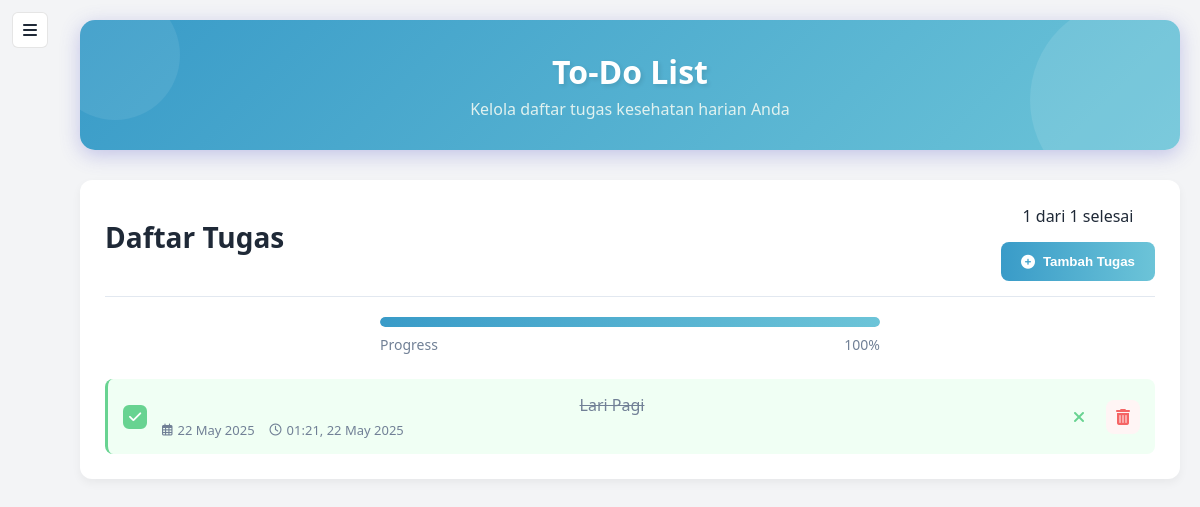
The page /frontend/todolist.php (signed in) on the database its author committed.
### tables this page shows
CREATE TABLE `todos` (
  `todo_id` int(11) NOT NULL,
  `user_id` int(11) NOT NULL,
  `task` varchar(255) NOT NULL,
  `due_date` date DEFAULT NULL,
  `is_done` tinyint(1) NOT NULL DEFAULT 0,
  `created_at` datetime NOT NULL DEFAULT current_timestamp()
);

### frontend/todolist.php (the view, shortened to what this page needs)
<?php
include '../database/db.php';
$username = $_SESSION['username'];
$sql = "SELECT user_id FROM users WHERE username = ?";
$stmt = $conn->prepare($sql);
$stmt->bind_param("s", $username);
$stmt->execute();
$result = $stmt->get_result();
$row = $result->fetch_assoc();
$user_id = $row['user_id'];
$sql = "SELECT * FROM todos WHERE user_id = ? ORDER BY is_done ASC, due_date ASC, created_at DESC";
$stmt = $conn->prepare($sql);
$stmt->bind_param("i", $user_id);
$stmt->execute();
$todos = $stmt->get_result();
$total_tasks = $todos->num_rows;
$sql = "SELECT COUNT(*) as completed FROM todos WHERE user_id = ? AND is_done = 1";
$stmt = $conn->prepare($sql);
$stmt->bind_param("i", $user_id);
$stmt->execute();
$result = $stmt->get_result();
$row = $result->fetch_assoc();
$completed_tasks = $row['completed'];
$progress_percentage = $total_tasks > 0 ? round(($completed_tasks / $total_tasks) * 100) : 0;
?>
<!DOCTYPE html>
<html lang="id">
<head>
  <link rel="stylesheet" href="css/style.css">
  <link rel="stylesheet" href="css/todolist.css">
</head>
<body>
  <div class="sidebar-toggle" id="toggle-btn">
    <i class="fas fa-bars"></i>
  </div>
  <main id="todolist-content">
    <div class="page-header">
      <h1>To-Do List</h1>
      <p class="subtitle">Kelola daftar tugas kesehatan harian Anda</p>
    </div>
    <div class="todo-container">
      <div class="todo-list-card">
        <div class="todo-list-header">
          <h2>Daftar Tugas</h2>
          <div>
            <span id="taskCount"><?php echo $completed_tasks; ?> dari <?php echo $total_tasks; ?> selesai</span>
            <button id="open-modal-btn" class="add-btn">
              <i class="fas fa-plus-circle"></i> Tambah Tugas
            </button>
          </div>
        </div>
        <div class="progress-container">
          <div class="progress-bar-bg">
            <div class="progress-bar" style="width: <?php echo $progress_percentage; ?>%"></div>
          </div>
          <div class="progress-text">
            <span>Progress</span>
            <span><?php echo $progress_percentage; ?>%</span>
          </div>
        </div>
        <?php if ($todos->num_rows > 0): ?>
          <ul class="todo-list">
            <?php while($todo = $todos->fetch_assoc()): ?>
              <li class="todo-item <?php echo $todo['is_done'] ? 'todo-done' : ''; ?>" id="todo-<?php echo $todo['todo_id']; ?>">
                <form method="POST" action="" class="toggle-form">
                  <input type="checkbox" name="status" class="todo-checkbox" <?php echo $todo['is_done'] ? 'checked' : ''; ?> onchange="this.form.submit()">
                </form>
                <div class="todo-content">
                  <div class="todo-text"><?php echo htmlspecialchars($todo['task']); ?></div>
                  <div class="todo-details">
                    <?php if($todo['due_date']): ?>
                      <div class="todo-date">
                        <i class="far fa-calendar-alt"></i>
                        <?php
                        echo strftime('%d %B %Y', strtotime($todo['due_date']));
                        ?>
                      </div>
                    <?php endif; ?>
                    <div class="todo-date">
                      <i class="far fa-clock"></i>
                      <?php
                        $created_date = new DateTime($todo['created_at']);
                        echo $created_date->format('H:i, d M Y');
                      ?>
                    </div>
                  </div>
                </div>
                <div class="todo-actions">
                  <form method="POST" action="" class="toggle-form">
                    <button type="submit" name="toggle_task" class="todo-btn btn-toggle tooltip" data-tooltip="<?php echo $todo['is_done'] ? 'Tandai belum selesai' : 'Tandai selesai'; ?>">
                      <i class="fas <?php echo $todo['is_done'] ? 'fa-times' : 'fa-check'; ?>"></i>
                    </button>
                  </form>
                  <form method="POST" action="" class="delete-form">
                    <button type="submit" name="delete_task" class="todo-btn btn-delete tooltip" data-tooltip="Hapus">
                      <i class="fas fa-trash-alt"></i>
                    </button>
                  </form>
                </div>
              </li>
            <?php endwhile; ?>
          </ul>
        <?php endif; ?>
      </div>
    </div>
  </main>
</body>
</html>

### frontend/css/style.css (style rules this page uses)
:root { --bg-color: #f3f4f6; --text-color: #1f2937; --sidebar-width: 260px; --transition-speed: 0.25s; --sidebar-bg: #1f2937; --content-max-width: 800px; }
* { margin: 0; padding: 0; box-sizing: border-box; }
body { margin: 0; font-family: 'Segoe UI', Tahoma, Geneva, Verdana, sans-serif; background-color: var(--bg-color); color: var(--text-color); overflow-x: hidden; transition: background-color var(--transition-speed); display: flex; }
.sidebar-toggle { position: fixed; top: 12px; left: 12px; width: 36px; height: 36px; background: rgb(255, 255, 255); border: 1px solid rgba(0, 0, 0, 0.1); border-radius: 6px; display: flex; align-items: center; justify-content: center; cursor: pointer; z-index: 1100; transition: transform var(--transition-speed), background var(--transition-speed); }
main { padding: 20px; margin-left: 60px; position: relative; text-align: center; flex: 1; }
main h2 { font-size: 28px; font-weight: 700; margin-bottom: 12px; }
main p { font-size: 16px; color: #6b7280; }

### rows shown on the page
todos: is_done "☑", task "Lari Pagi", due_date "22 May 2025", created_at "01:21, 22 May 2025"

### other values the page prints
$completed_tasks "1"
$total_tasks "1"
$progress_percentage "100"
